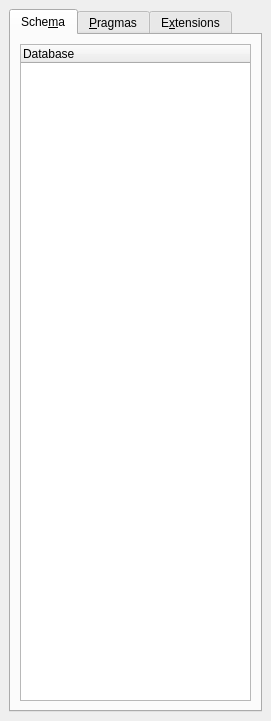
<ui version="4.0" >
 <class>SchemaBrowser</class>
 <widget class="QWidget" name="SchemaBrowser" >
  <property name="geometry" >
   <rect>
    <x>0</x>
    <y>0</y>
    <width>271</width>
    <height>721</height>
   </rect>
  </property>
  <property name="windowTitle" >
   <string>Form</string>
  </property>
  <layout class="QGridLayout" >
   <property name="margin" >
    <number>9</number>
   </property>
   <property name="spacing" >
    <number>6</number>
   </property>
   <item row="0" column="0" >
    <widget class="QTabWidget" name="schemaTabWidget" >
     <property name="currentIndex" >
      <number>0</number>
     </property>
     <widget class="QWidget" name="schemaTab" >
      <attribute name="title" >
       <string>Sche&amp;ma</string>
      </attribute>
      <layout class="QGridLayout" >
       <property name="margin" >
        <number>9</number>
       </property>
       <property name="spacing" >
        <number>6</number>
       </property>
       <item row="0" column="0" >
        <widget class="TableTree" name="tableTree" >
         <column>
          <property name="text" >
           <string>Database</string>
          </property>
         </column>
        </widget>
       </item>
      </layout>
     </widget>
     <widget class="QWidget" name="pragmaTab" >
      <attribute name="title" >
       <string>&amp;Pragmas</string>
      </attribute>
      <layout class="QGridLayout" >
       <property name="margin" >
        <number>9</number>
       </property>
       <property name="spacing" >
        <number>6</number>
       </property>
       <item row="1" column="0" >
        <widget class="QGroupBox" name="groupBox" >
         <property name="title" >
          <string>Detail</string>
         </property>
         <layout class="QGridLayout" >
          <property name="margin" >
           <number>9</number>
          </property>
          <property name="spacing" >
           <number>6</number>
          </property>
          <item row="1" column="0" >
           <widget class="QLineEdit" name="pragmaName" >
            <property name="text" >
             <string/>
            </property>
            <property name="readOnly" >
             <bool>true</bool>
            </property>
           </widget>
          </item>
          <item row="2" column="0" >
           <widget class="QLabel" name="label_4" >
            <property name="text" >
             <string>Value:</string>
            </property>
           </widget>
          </item>
          <item row="0" column="0" >
           <widget class="QLabel" name="label_2" >
            <property name="text" >
             <string>Pragma:</string>
            </property>
           </widget>
          </item>
          <item row="3" column="0" >
           <widget class="QLineEdit" name="pragmaValue" >
            <property name="text" >
             <string/>
            </property>
            <property name="readOnly" >
             <bool>true</bool>
            </property>
           </widget>
          </item>
          <item row="4" column="0" >
           <widget class="QPushButton" name="setPragmaButton" >
            <property name="text" >
             <string>Change &amp;Value...</string>
            </property>
           </widget>
          </item>
         </layout>
        </widget>
       </item>
       <item row="0" column="0" >
        <widget class="QTableWidget" name="pragmaTable" >
         <property name="alternatingRowColors" >
          <bool>true</bool>
         </property>
         <property name="selectionMode" >
          <enum>QAbstractItemView::SingleSelection</enum>
         </property>
         <property name="selectionBehavior" >
          <enum>QAbstractItemView::SelectRows</enum>
         </property>
         <property name="horizontalScrollMode" >
          <enum>QAbstractItemView::ScrollPerPixel</enum>
         </property>
         <column>
          <property name="text" >
           <string>Name</string>
          </property>
         </column>
         <column>
          <property name="text" >
           <string>Value</string>
          </property>
         </column>
        </widget>
       </item>
      </layout>
     </widget>
     <widget class="QWidget" name="extensionTab" >
      <attribute name="title" >
       <string>E&amp;xtensions</string>
      </attribute>
      <layout class="QGridLayout" name="gridLayout" >
       <item row="0" column="0" >
        <widget class="QTableView" name="extensionTableView" >
         <property name="alternatingRowColors" >
          <bool>true</bool>
         </property>
         <property name="selectionBehavior" >
          <enum>QAbstractItemView::SelectRows</enum>
         </property>
        </widget>
       </item>
      </layout>
     </widget>
    </widget>
   </item>
  </layout>
 </widget>
 <customwidgets>
  <customwidget>
   <class>TableTree</class>
   <extends>QTreeWidget</extends>
   <header>tabletree.h</header>
  </customwidget>
 </customwidgets>
 <resources/>
 <connections/>
</ui>
